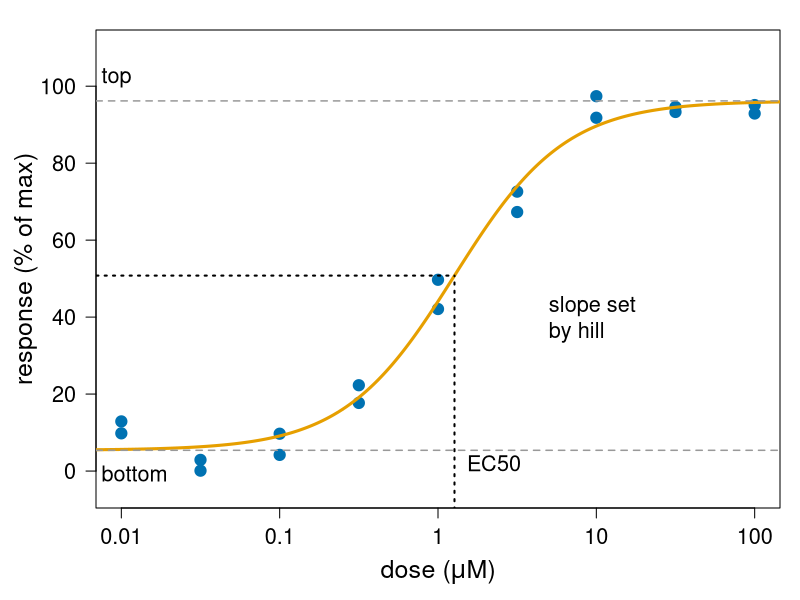
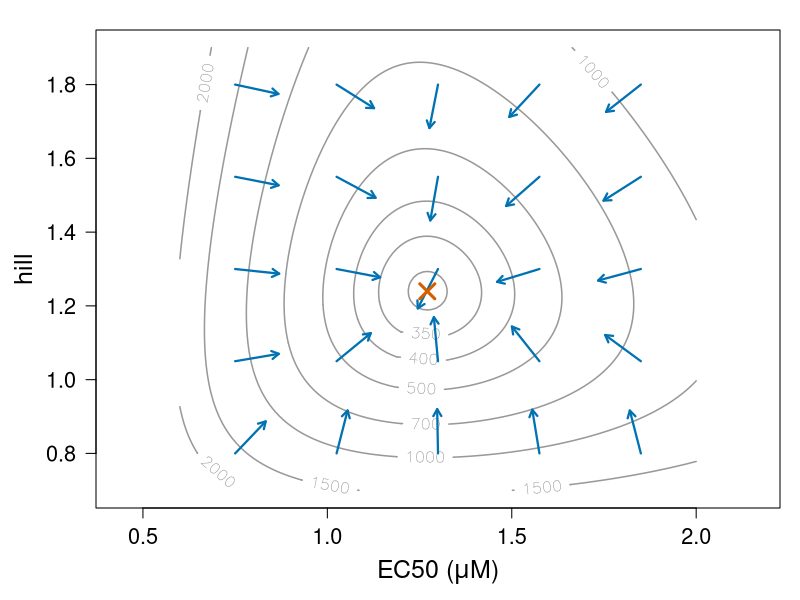
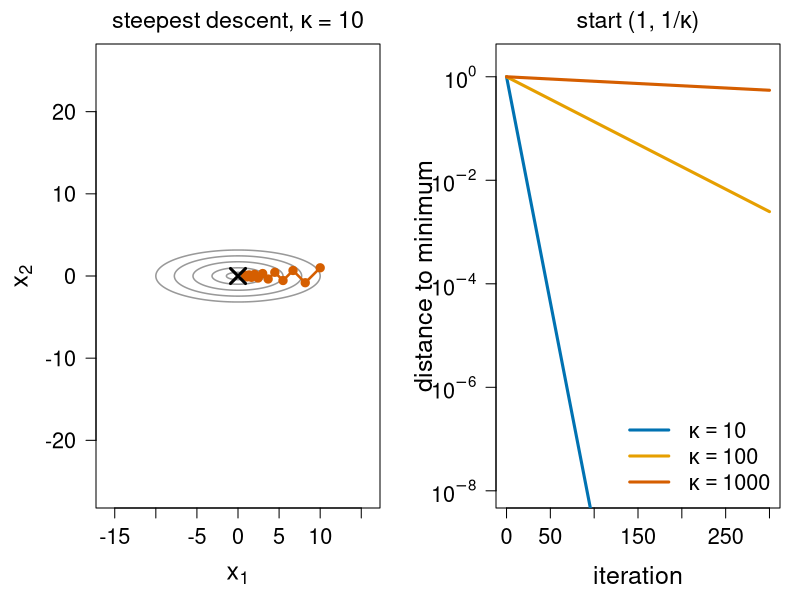
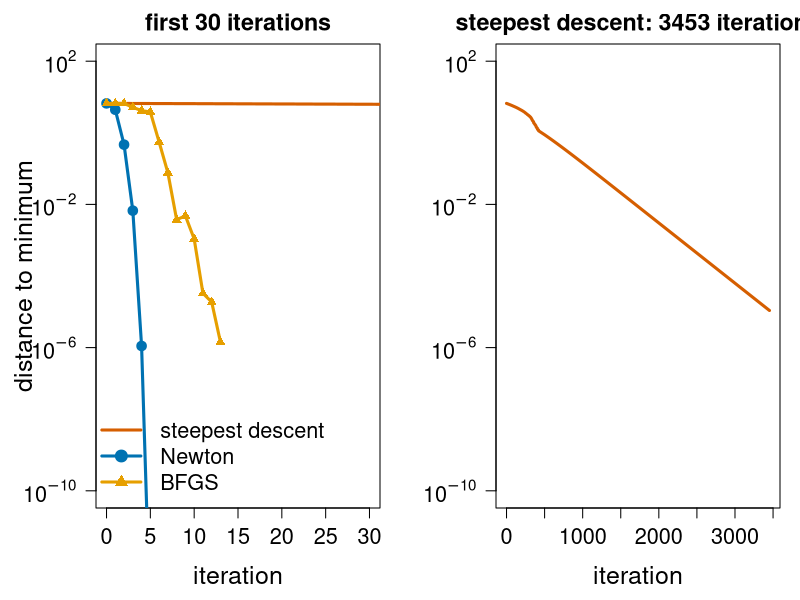
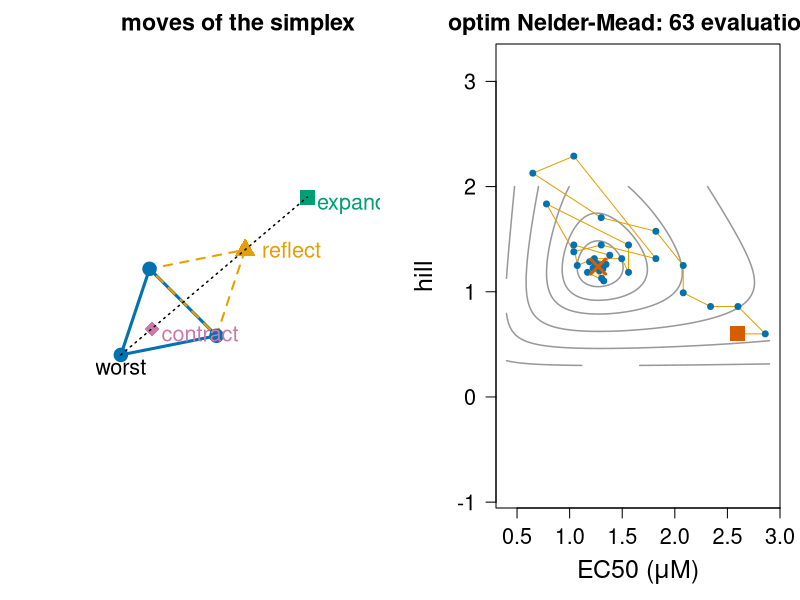
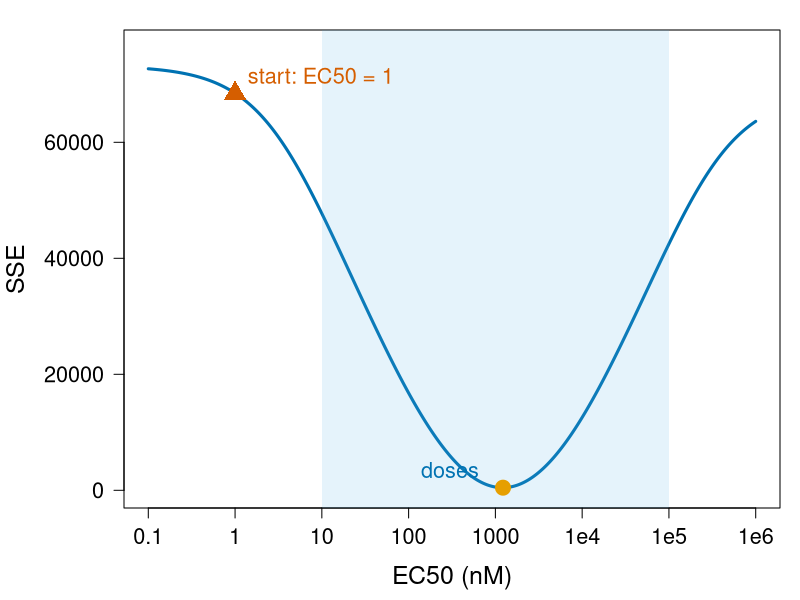

Reproduce these figures in R, in order.
# Figures for the gradient-methods/ unit ("Gradient descent, Newton and
# quasi-Newton").
#
# Re-run by hand from this folder (it is NOT run by `quarto render`):
#   cd gradient-methods && Rscript make-gradient-methods-figs.R
#
# Base R graphics only (grDevices::svg) plus numDeriv. Colours are Okabe-Ito
# (colour-blind safe). Running example: a 4-parameter logistic (4PL)
# dose-response curve fitted to 18 simulated wells (9 doses x 2), parameters
# p = (bottom, top, EC50 [uM], hill). Makes:
#   fig01-dose-response.svg   data and fitted 4PL curve on a log dose axis
#   fig02-gradient.svg        SSE contours in (EC50, hill) with -gradient arrows
#   fig03-zigzag.svg          steepest descent on an elongated valley; error vs kappa
#   fig04-convergence.svg     4PL: steepest descent vs Newton vs BFGS
#   fig05-nelder-mead.svg     Nelder-Mead moves and the points optim evaluates
#   fig06-units-plateau.svg   SSE vs EC50 with dose in nM: the start on a plateau

library(numDeriv)

oi <- c(orange = "#E69F00", sky = "#56B4E9", green = "#009E73",
        yellow = "#F0E442", blue = "#0072B2", red = "#D55E00",
        purple = "#CC79A7", grey = "#999999")
open_svg <- function(file, w, h) {
  svg(file, width = w, height = h)
  par(mar = c(4.6, 4.8, 1.5, 1), cex.lab = 1.5, cex.axis = 1.3, las = 1)
}

# ---- data and model (same numbers as on the slides) ------------------------
# simulated with set.seed(27), p = (5, 100, 1.5, 1.2), noise sd 4, rounded
dose <- rep(10^seq(-2, 2, by = 0.5), each = 2)
y <- c(12.9, 9.8, 2.9, 0.1, 4.2, 9.7, 17.7, 22.3, 49.7, 42.1,
       67.3, 72.6, 97.4, 91.8, 94.6, 93.3, 92.9, 95.1)
f4 <- function(p, c) p[1] + (p[2] - p[1]) / (1 + (p[3] / c)^p[4])
sse <- function(p) sum((y - f4(p, dose))^2)
grad_sse <- function(p) {
  u <- (p[3] / dose)^p[4]; D <- 1 + u
  r <- y - f4(p, dose)
  J <- cbind(u / D, 1 / D,
             -(p[2] - p[1]) * p[4] * u / (p[3] * D^2),
             -(p[2] - p[1]) * u * log(p[3] / dose) / D^2)
  -2 * drop(t(J) %*% r)
}
hess <- function(p) jacobian(grad_sse, p)
p0 <- c(0, 100, 1, 1)
pstar <- c(5.393180177899748, 96.173705843036529, 1.270980009586612,
           1.239553930417529)
nrm <- function(v) sqrt(sum(v^2))

# ---- fig01: data and fit ----------------------------------------------------
open_svg("fig01-dose-response.svg", 8, 5)
cc <- 10^seq(-2.3, 2.3, length.out = 300)
plot(dose, y, log = "x", pch = 19, cex = 1.5, col = oi["blue"],
     xlab = expression("dose (" * mu * "M)"), ylab = "response (% of max)",
     ylim = c(-5, 110), xaxt = "n")
axis(1, at = 10^(-2:2), labels = c("0.01", "0.1", "1", "10", "100"))
lines(cc, f4(pstar, cc), lwd = 3, col = oi["orange"])
abline(h = pstar[1:2], lty = 2, col = oi["grey"], lwd = 1.5)
mid <- (pstar[1] + pstar[2]) / 2
segments(pstar[3], -10, pstar[3], mid, lty = 3, lwd = 2)
segments(1e-3, mid, pstar[3], mid, lty = 3, lwd = 2)
text(0.0075, pstar[2] + 6, "top", cex = 1.3, adj = 0)
text(0.0075, pstar[1] - 6, "bottom", cex = 1.3, adj = 0)
text(pstar[3] * 1.2, 2, "EC50", cex = 1.3, adj = 0)
text(5, 40, "slope set\nby hill", cex = 1.3, adj = 0)
dev.off()

# ---- fig02: gradient arrows on a 2-D slice ---------------------------------
open_svg("fig02-gradient.svg", 7.5, 5.6)
ec <- seq(0.6, 2.0, length.out = 120); hl <- seq(0.7, 1.9, length.out = 120)
Z <- outer(ec, hl, Vectorize(function(a, b) sse(c(pstar[1:2], a, b))))
contour(ec, hl, Z, levels = c(320, 350, 400, 500, 700, 1000, 1500, 2000, 3000),
        xlab = expression("EC50 (" * mu * "M)"), ylab = "hill", asp = 1,
        labcex = 1, col = oi["grey"], lwd = 1.5, xlim = c(0.6, 2.0), ylim = c(0.7, 1.9))
pts <- as.matrix(expand.grid(seq(0.75, 1.85, by = 0.275), seq(0.8, 1.8, by = 0.25)))
for (i in seq_len(nrow(pts))) {
  g <- grad_sse(c(pstar[1:2], pts[i, ]))[3:4]
  d <- -g / nrm(g) * 0.12
  arrows(pts[i, 1], pts[i, 2], pts[i, 1] + d[1], pts[i, 2] + d[2],
         length = 0.08, lwd = 2.2, col = oi["blue"])
}
points(pstar[3], pstar[4], pch = 4, cex = 2, lwd = 3, col = oi["red"])
dev.off()

# ---- fig03: zig-zag on an elongated valley ---------------------------------
sd_exact <- function(kap, x, n) {      # f = (x1^2 + kap x2^2)/2, exact line search
  P <- matrix(x, nrow = 1)
  for (k in 1:n) {
    g <- c(x[1], kap * x[2])
    a <- sum(g^2) / (g[1]^2 + kap * g[2]^2)
    x <- x - a * g; P <- rbind(P, x)
  }
  P
}
svg("fig03-zigzag.svg", width = 12, height = 5)
par(mfrow = c(1, 2), mar = c(4.6, 4.8, 2.2, 1), cex.lab = 1.5, cex.axis = 1.3,
    las = 1, cex.main = 1.4)
kap <- 10
xs <- seq(-16, 16, length.out = 300); ys <- seq(-5, 5, length.out = 200)
contour(xs, ys, outer(xs, ys, function(a, b) (a^2 + kap * b^2) / 2),
        levels = c(1, 5, 15, 30, 50), drawlabels = FALSE, asp = 1,
        col = oi["grey"], lwd = 1.5, xlab = expression(x[1]), ylab = expression(x[2]),
        main = expression("steepest descent, " * kappa * " = 10"))
P <- sd_exact(kap, c(10, 1), 12)
lines(P, type = "o", pch = 19, col = oi["red"], lwd = 2.5, cex = 0.9)
points(0, 0, pch = 4, cex = 2, lwd = 3)
plot(NA, xlim = c(0, 300), ylim = c(1e-8, 2), log = "y", yaxt = "n",
     xlab = "iteration", ylab = "distance to minimum",
     main = expression("start (1, 1/" * kappa * ")"))
axis(2, at = 10^c(-8, -6, -4, -2, 0), labels = expression(10^-8, 10^-6, 10^-4, 10^-2, 10^0))
cols <- c(oi["blue"], oi["orange"], oi["red"])
for (i in 1:3) {
  kk <- c(10, 100, 1000)[i]
  P <- sd_exact(kk, c(1, 1 / kk), 300)
  lines(0:300, apply(P, 1, nrm), lwd = 3, col = cols[i])
}
legend("bottomright", legend = expression(kappa == 10, kappa == 100, kappa == 1000),
       col = cols, lwd = 3, cex = 1.3, bty = "n")
dev.off()

# ---- fig04: convergence on the 4PL -----------------------------------------
sd_path <- function(x, tol = 1e-4, maxit = 5000) {
  P <- matrix(x, nrow = 1)
  for (k in 1:maxit) {
    g <- grad_sse(x); if (nrm(g) < tol) break
    a <- 1
    while (!isTRUE(sse(x - a * g) <= sse(x) - 1e-4 * a * sum(g^2))) a <- a / 2
    x <- x - a * g; P <- rbind(P, x)
  }
  P
}
newton_path <- function(x, tol = 1e-4, maxit = 50) {
  P <- matrix(x, nrow = 1)
  for (k in 1:maxit) {
    g <- grad_sse(x); if (nrm(g) < tol) break
    p <- solve(hess(x), -g)
    a <- 1
    while (!isTRUE(sse(x + a * p) <= sse(x) + 1e-4 * a * sum(g * p))) a <- a / 2
    x <- x + a * p; P <- rbind(P, x)
  }
  P
}
bfgs_path <- function(x, tol = 1e-4, maxit = 200) {
  n <- length(x); B <- diag(n); g <- grad_sse(x); P <- matrix(x, nrow = 1)
  for (k in 1:maxit) {
    p <- -drop(B %*% g)
    a <- 1
    while (!isTRUE(sse(x + a * p) <= sse(x) + 1e-4 * a * sum(g * p))) a <- a / 2
    s <- a * p; x <- x + s; gn <- grad_sse(x); yv <- gn - g; g <- gn
    P <- rbind(P, x)
    if (nrm(g) < tol) break
    if (sum(yv * s) > 0) {
      rho <- 1 / sum(yv * s); I <- diag(n)
      B <- (I - rho * s %*% t(yv)) %*% B %*% (I - rho * yv %*% t(s)) + rho * s %*% t(s)
    }
  }
  P
}
Psd <- sd_path(p0); Pn <- newton_path(p0); Pb <- bfgs_path(p0)
err <- function(P) pmax(apply(sweep(P, 2, pstar), 1, nrm), 1e-14)
cat("iterations: SD", nrow(Psd) - 1, " Newton", nrow(Pn) - 1, " BFGS", nrow(Pb) - 1, "\n")
svg("fig04-convergence.svg", width = 12, height = 5)
par(mfrow = c(1, 2), mar = c(4.6, 4.8, 2.2, 1), cex.lab = 1.5, cex.axis = 1.3,
    las = 1, cex.main = 1.4)
yl <- c(1e-10, 100)
plot(NA, xlim = c(0, 30), ylim = yl, log = "y", yaxt = "n", xlab = "iteration",
     ylab = "distance to minimum", main = "first 30 iterations")
axis(2, at = 10^c(-10, -6, -2, 2), labels = expression(10^-10, 10^-6, 10^-2, 10^2))
lines(0:(nrow(Psd) - 1), err(Psd), lwd = 3, col = oi["red"])
lines(0:(nrow(Pn) - 1), err(Pn), type = "o", pch = 19, lwd = 3, col = oi["blue"])
lines(0:(nrow(Pb) - 1), err(Pb), type = "o", pch = 17, lwd = 3, col = oi["orange"])
legend("bottomleft", c("steepest descent", "Newton", "BFGS"), lwd = 3, pch = c(NA, 19, 17),
       col = c(oi["red"], oi["blue"], oi["orange"]), cex = 1.3, bty = "n")
plot(0:(nrow(Psd) - 1), err(Psd), type = "l", lwd = 3, col = oi["red"], log = "y",
     ylim = yl, yaxt = "n", xlab = "iteration", ylab = "",
     main = sprintf("steepest descent: %d iterations", nrow(Psd) - 1))
axis(2, at = 10^c(-10, -6, -2, 2), labels = expression(10^-10, 10^-6, 10^-2, 10^2))
dev.off()

# ---- fig05: Nelder-Mead ----------------------------------------------------
svg("fig05-nelder-mead.svg", width = 12, height = 5.2)
par(mfrow = c(1, 2), mar = c(4.6, 4.8, 2.2, 1), cex.lab = 1.5, cex.axis = 1.3,
    las = 1, cex.main = 1.4)
# left: the moves, schematic
S <- rbind(c(0, 0), c(2, 0.4), c(0.6, 1.8))     # worst point = 1st
cen <- colMeans(S[2:3, ])
R <- cen + (cen - S[1, ]); E <- cen + 2 * (cen - S[1, ]); C <- cen - 0.5 * (cen - S[1, ])
plot(NA, xlim = c(-0.3, 5.2), ylim = c(-0.3, 3.6), asp = 1, axes = FALSE, xlab = "", ylab = "",
     main = "moves of the simplex")
polygon(S, border = oi["blue"], lwd = 3)
polygon(rbind(R, S[2, ], S[3, ]), border = oi["orange"], lwd = 2, lty = 2)
points(S, pch = 19, cex = 1.8, col = oi["blue"])
points(rbind(R, E, C), pch = c(17, 15, 18), cex = 2, col = c(oi["orange"], oi["green"], oi["purple"]))
segments(S[1, 1], S[1, 2], E[1], E[2], lty = 3, lwd = 1.5)
text(S[1, 1], S[1, 2] - 0.25, "worst", cex = 1.3)
text(R[1] + 0.35, R[2], "reflect", cex = 1.3, adj = 0, col = oi["orange"])
text(E[1] + 0.2, E[2] - 0.15, "expand", cex = 1.3, adj = 0, col = oi["green"])
text(C[1] + 0.2, C[2] - 0.1, "contract", cex = 1.3, adj = 0, col = oi["purple"])
# right: what optim's Nelder-Mead evaluates on the (EC50, hill) slice
trace <- NULL
f2 <- function(q) { trace <<- rbind(trace, q); sse(c(pstar[1:2], q)) }
o2 <- optim(c(2.6, 0.6), f2)
ec <- seq(0.4, 2.9, length.out = 150); hl <- seq(0.3, 2.0, length.out = 150)
Z <- outer(ec, hl, Vectorize(function(a, b) sse(c(pstar[1:2], a, b))))
contour(ec, hl, Z, levels = c(320, 400, 600, 1000, 2000, 4000, 8000), asp = 1,
        drawlabels = FALSE, col = oi["grey"], lwd = 1.5,
        xlab = expression("EC50 (" * mu * "M)"), ylab = "hill",
        main = sprintf("optim Nelder-Mead: %d evaluations", nrow(trace)))
lines(trace, col = oi["orange"], lwd = 1)
points(trace, pch = 19, cex = 0.8, col = oi["blue"])
points(trace[1, 1], trace[1, 2], pch = 15, cex = 2, col = oi["red"])
points(pstar[3], pstar[4], pch = 4, cex = 2, lwd = 3, col = oi["red"])
cat("NM 2-D slice:", o2$counts, o2$par, "\n")
dev.off()

# ---- fig06: dose in nM, start on a plateau ---------------------------------
open_svg("fig06-units-plateau.svg", 8, 4.8)
par(mar = c(4.6, 6.2, 1.5, 1))
dose_nM <- dose * 1000
sse_nM <- function(p) sum((y - f4(p, dose_nM))^2)
ecs <- 10^seq(-1, 6, length.out = 400)
prof <- sapply(ecs, function(e) sse_nM(c(0, 100, e, 1)))
plot(ecs, prof, log = "x", type = "l", lwd = 3, col = oi["blue"], xaxt = "n",
     xlab = "EC50 (nM)", ylab = "", ylim = c(0, max(prof) * 1.05))
mtext("SSE", side = 2, line = 4.8, cex = 1.5, las = 0)
axis(1, at = 10^(-1:6), labels = c("0.1", "1", "10", "100", "1000", "1e4", "1e5", "1e6"))
rect(min(dose_nM), -1e6, max(dose_nM), 1e6, col = adjustcolor(oi["sky"], 0.15), border = NA)
points(1, sse_nM(c(0, 100, 1, 1)), pch = 17, cex = 2.2, col = oi["red"])
text(1.4, sse_nM(c(0, 100, 1, 1)) + 3000, "start: EC50 = 1", cex = 1.3, adj = 0, col = oi["red"])
i <- which.min(prof)
points(ecs[i], prof[i], pch = 19, cex = 2, col = oi["orange"])
text(300, 3500, "doses", cex = 1.3, col = oi["blue"])
dev.off()
